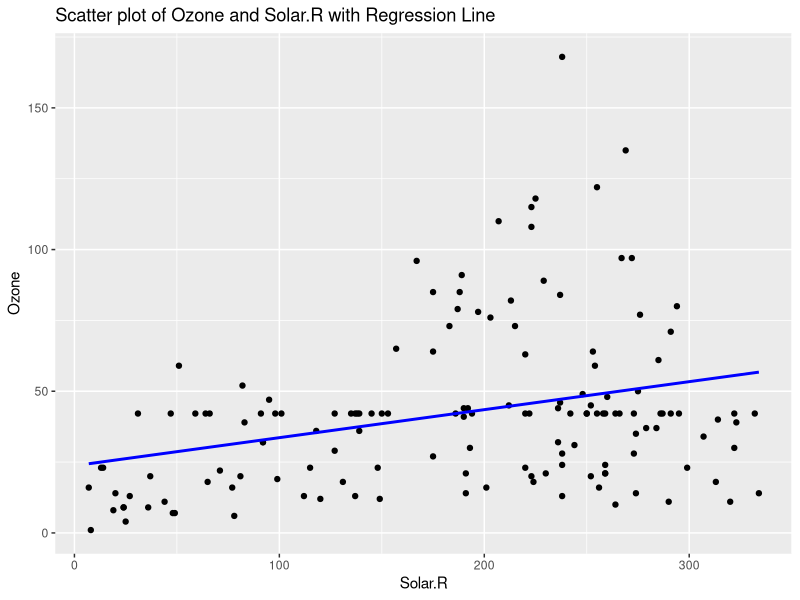

Recreate this plot in R.
" (i) Find any missing values(na) in features and drop the missing values if its less than 10%
 else replace that with mean of that feature.
 (ii) Apply a linear regression algorithm using Least Squares Method on “Ozone” and “Solar.R”
 (iii)Plot Scatter plot between Ozone and Solar and add regression line created by above 
 model"


library(ggplot2)
data(airquality)
missing_cols <- colnames(airquality)[colSums(is.na(airquality)) > 0]
missing_percentage <- colSums(is.na(airquality)) / nrow(airquality) * 100
for (col in missing_cols) {
  if (missing_percentage[col] < 10) {
    airquality <- airquality[!is.na(airquality[col]), ]
  } else {
    airquality[is.na(airquality[col]), col] <- mean(airquality[, col], na.rm = TRUE)
  }
}
lm_model <- lm(Ozone ~ Solar.R, data = airquality)
ggplot(airquality, aes(x = Solar.R, y = Ozone)) +
  geom_point() +
  geom_smooth(method = "lm", formula = y ~ x, se = FALSE, color = "blue") +
  labs(title = "Scatter plot of Ozone and Solar.R with Regression Line")

#by Shaik Ashfaq